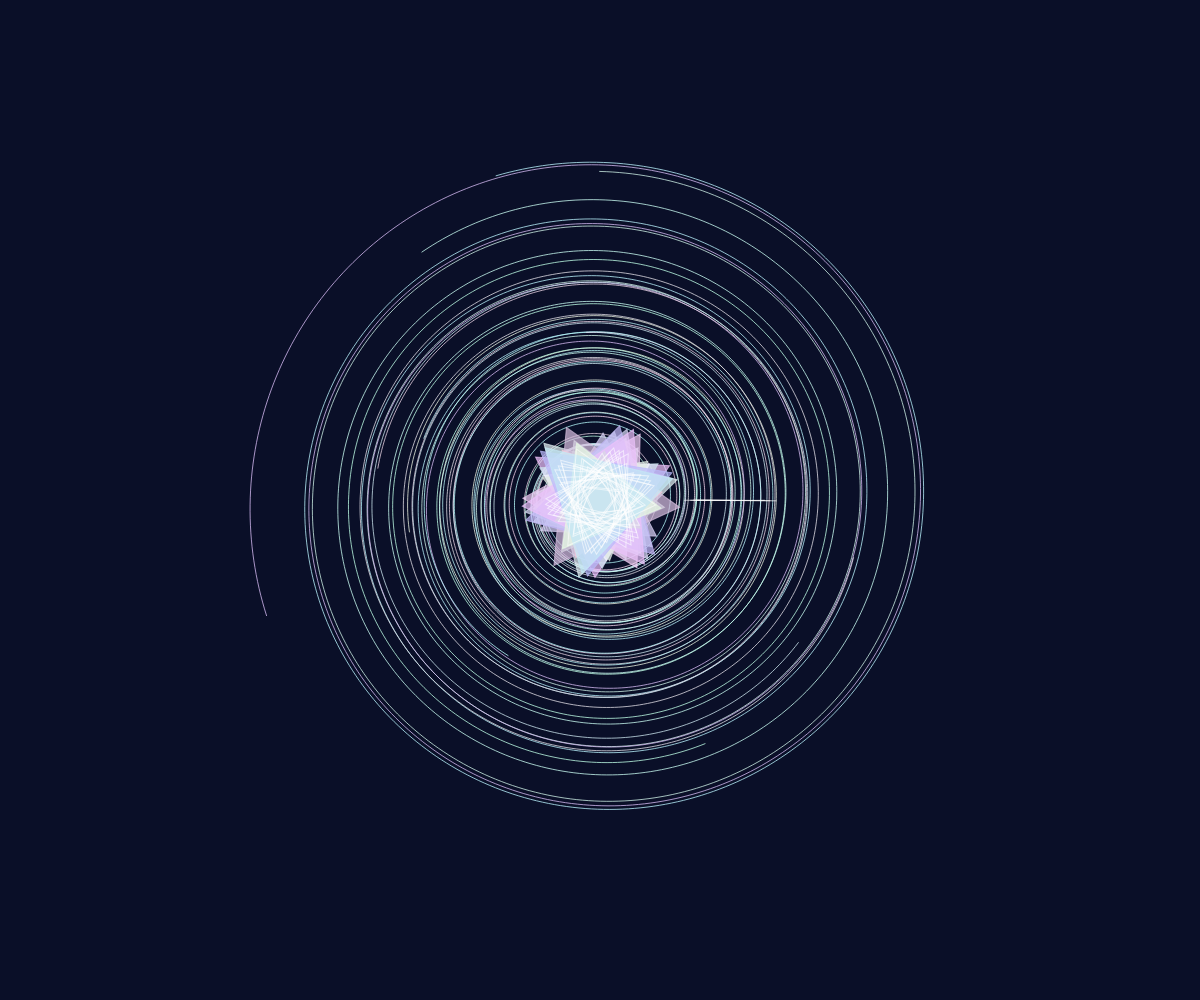
Frame 1 (no input)
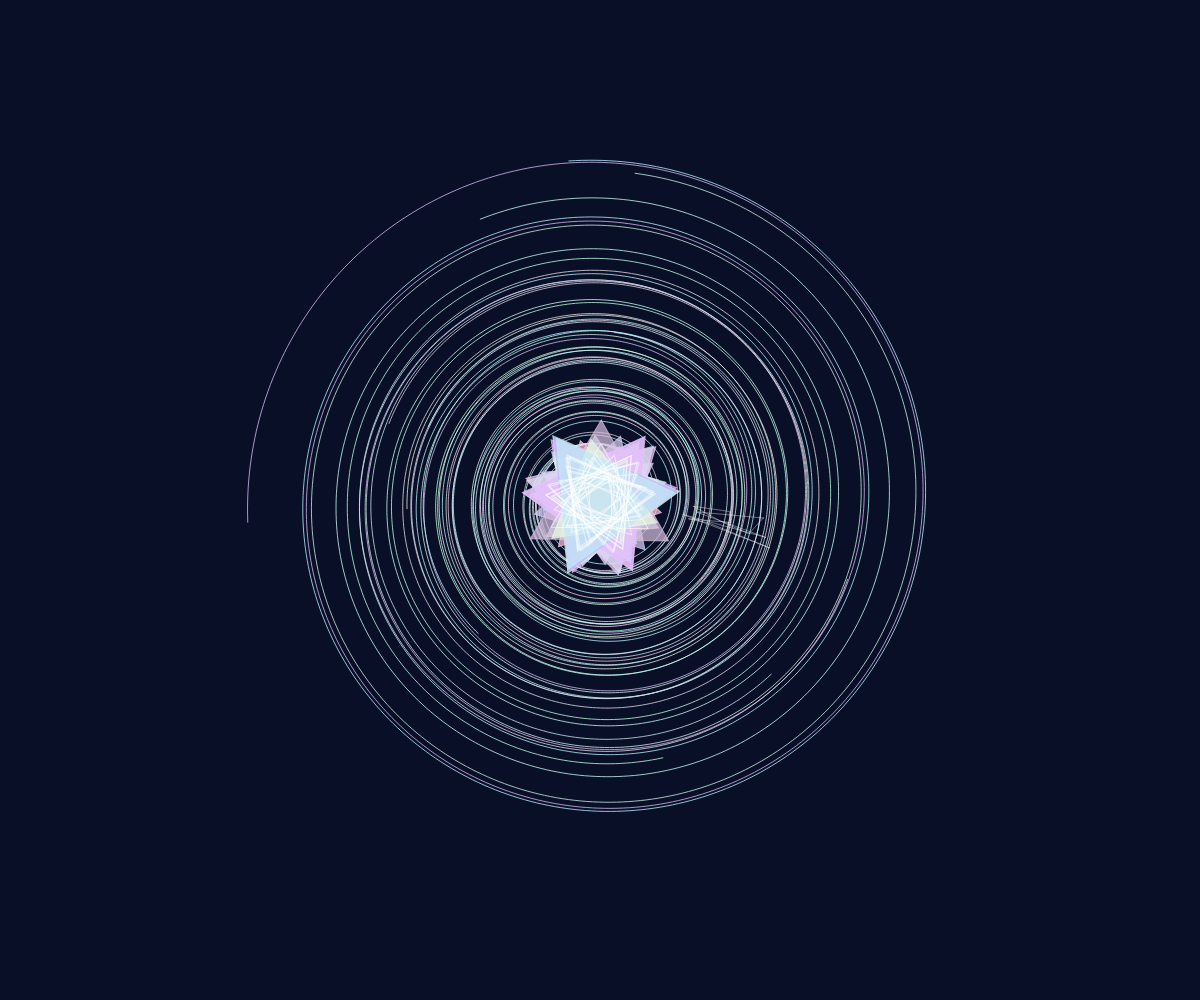
Frame 60 (no input)
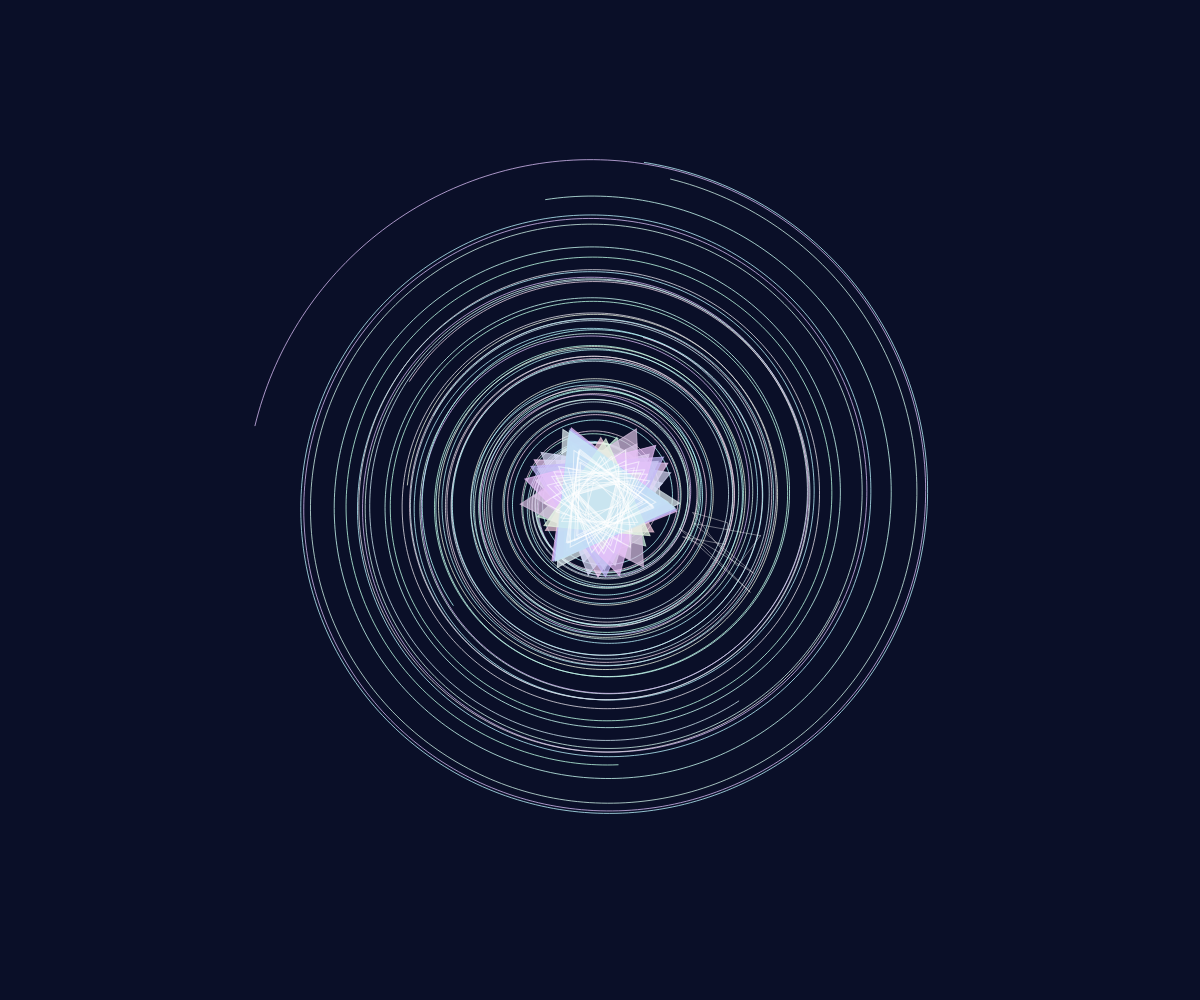
Frame 120 (the mouse pressed at the canvas centre since frame 60)

The p5.js sketch that drew these frames (run headless with seeded random() and noise() and a simulated clock; from frame 60 on, the mouse is pressed at the canvas centre):

// p5.js sketch
// ── sketch.js
let spirals = [];
let triangles = [];

function setup() {
  createCanvas(windowWidth, windowHeight);
  angleMode(RADIANS);
  
  // Create spirals with varying parameters
  for (let i = 0; i < 12; i++) {
    spirals.push({
      radius: random(150, 400),
      speed: random(0.001, 0.005),
      phase: random(TWO_PI),
      color: color(random(180, 255), random(180, 255), random(220, 255), 200),
      detail: random(40, 100)
    });
  }

  // Create triangular patterns
  for (let i = 0; i < 30; i++) {
    triangles.push({
      size: random(30, 80),
      speed: random(0.002, 0.008),
      phase: random(TWO_PI),
      color: color(random(180, 255), random(180, 255), random(220, 255), 180)
    });
  }
}

function draw() {
  background(10, 15, 40);

  const centerX = width / 2;
  const centerY = height / 2;

  // Draw spirals
  for (let i = 0; i < spirals.length; i++) {
    const spiral = spirals[i];
    const time = frameCount * spiral.speed;

    stroke(spiral.color);
    noFill();
    beginShape();
    for (let a = 0; a < TWO_PI * 6; a += 0.02) {
      const r = spiral.radius * (1 - a / (TWO_PI * 6));
      const x = centerX + cos(a + time + spiral.phase) * r;
      const y = centerY + sin(a + time + spiral.phase) * r;
      vertex(x, y);
    }
    endShape();
  }

  // Draw triangular patterns
  for (let i = 0; i < triangles.length; i++) {
    const tri = triangles[i];
    const time = frameCount * tri.speed;

    push();
    translate(centerX, centerY);
    rotate(time + tri.phase);

    fill(tri.color);
    noStroke();
    beginShape();
    for (let j = 0; j < 3; j++) {
      const angle = TWO_PI / 3 * j;
      const x = cos(angle) * tri.size;
      const y = sin(angle) * tri.size;
      vertex(x, y);
    }
    endShape(CLOSE);

    // Draw connecting lines for triangles
    stroke(tri.color);
    noFill();
    beginShape();
    for (let j = 0; j < 3; j++) {
      const angle = TWO_PI / 3 * j;
      const x = cos(angle) * tri.size;
      const y = sin(angle) * tri.size;
      vertex(x, y);
    }
    endShape(CLOSE);

    pop();
  }

  // Add interlocking lines between spirals and triangles
  stroke(255, 100);
  noFill();
  beginShape();
  for (let i = 0; i < spirals.length; i++) {
    const spiral = spirals[i];
    const time = frameCount * spiral.speed;
    const r = spiral.radius * 0.5;
    const x = centerX + cos(time) * r;
    const y = centerY + sin(time) * r;
    vertex(x, y);
  }
  endShape(CLOSE);

  // Add more interlocking geometry
  for (let i = 0; i < triangles.length; i++) {
    const tri = triangles[i];
    const time = frameCount * tri.speed;

    push();
    translate(centerX, centerY);
    rotate(time + tri.phase);

    stroke(255, 150);
    noFill();
    beginShape();
    for (let j = 0; j < 3; j++) {
      const angle = TWO_PI / 3 * j;
      const x = cos(angle) * tri.size * 0.7;
      const y = sin(angle) * tri.size * 0.7;
      vertex(x, y);
    }
    endShape(CLOSE);

    pop();
  }
}

function windowResized() {
  resizeCanvas(windowWidth, windowHeight);
}
